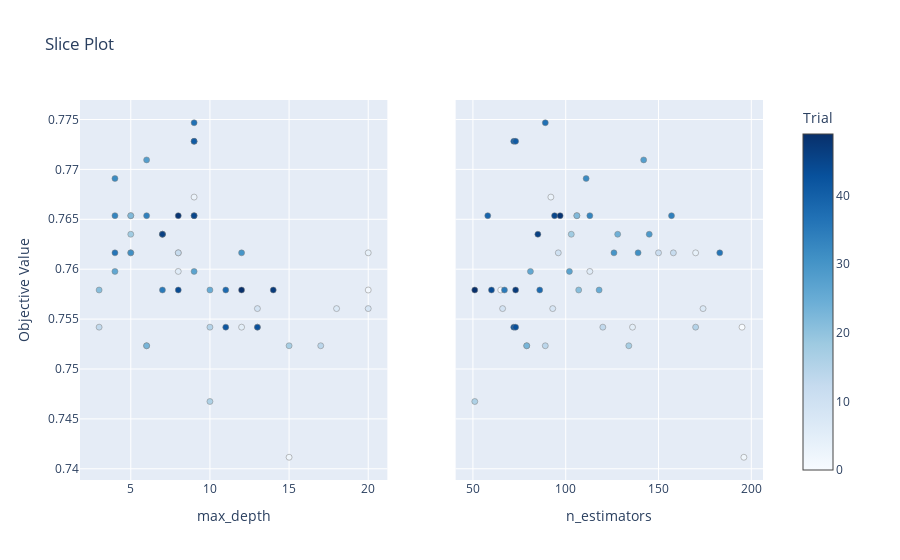

Notebook source saved alongside this figure:
### Code cell
# 3. slice plot
plot_slice(study).show()

### Figure 1 — Plotly figure (JSON) as saved in the notebook; plotly's stock layout.template omitted (floating-point values rounded to 4 significant figures)
{"data": [{"marker": {"color": [0, 1, 2, 3, 4, 5, 6, 7, 8, 9, 10, 11, 12, 13, 14, 15, 16, 17, 18, 19, 20, 21, 22, 23, 24, 25, 26, 27, 28, 29, 30, 31, 32, 33, 34, 35, 36, 37, 38, 39, 40, 41, 42, 43, 44, 45, 46, 47, 48, 49], "colorbar": {"title": {"text": "Trial"}, "x": 1, "xpad": 40}, "colorscale": [[0, "rgb(247,251,255)"], [0.125, "rgb(222,235,247)"], [0.25, "rgb(198,219,239)"], [0.375, "rgb(158,202,225)"], [0.5, "rgb(107,174,214)"], [0.625, "rgb(66,146,198)"], [0.75, "rgb(33,113,181)"], [0.875, "rgb(8,81,156)"], [1, "rgb(8,48,107)"]], "line": {"color": "Grey", "width": 0.5}, "showscale": true}, "mode": "markers", "name": "Feasible Trial", "showlegend": false, "type": "scatter", "x": [13, 20, 15, 9, 20, 12, 8, 18, 20, 13, 5, 8, 8, 3, 17, 10, 10, 15, 5, 5, 6, 3, 5, 6, 7, 10, 4, 9, 6, 7, 12, 5, 4, 4, 6, 7, 4, 9, 11, 9, 9, 9, 11, 13, 8, 9, 7, 14, 8, 12], "xaxis": "x", "y": [0.7542, 0.7579, 0.7412, 0.7672, 0.7616, 0.7542, 0.7598, 0.7561, 0.7561, 0.7561, 0.7616, 0.7616, 0.7616, 0.7542, 0.7523, 0.7542, 0.7467, 0.7523, 0.7635, 0.7654, 0.7523, 0.7579, 0.7654, 0.7523, 0.7635, 0.7579, 0.7598, 0.7598, 0.7709, 0.7635, 0.7616, 0.7616, 0.7691, 0.7654, 0.7654, 0.7579, 0.7616, 0.7747, 0.7579, 0.7654, 0.7728, 0.7728, 0.7542, 0.7542, 0.7579, 0.7654, 0.7635, 0.7579, 0.7654, 0.7579], "yaxis": "y"}, {"marker": {"color": [0, 1, 2, 3, 4, 5, 6, 7, 8, 9, 10, 11, 12, 13, 14, 15, 16, 17, 18, 19, 20, 21, 22, 23, 24, 25, 26, 27, 28, 29, 30, 31, 32, 33, 34, 35, 36, 37, 38, 39, 40, 41, 42, 43, 44, 45, 46, 47, 48, 49], "colorbar": {"title": {"text": "Trial"}, "x": 1, "xpad": 40}, "colorscale": [[0, "rgb(247,251,255)"], [0.125, "rgb(222,235,247)"], [0.25, "rgb(198,219,239)"], [0.375, "rgb(158,202,225)"], [0.5, "rgb(107,174,214)"], [0.625, "rgb(66,146,198)"], [0.75, "rgb(33,113,181)"], [0.875, "rgb(8,81,156)"], [1, "rgb(8,48,107)"]], "line": {"color": "Grey", "width": 0.5}, "showscale": false}, "mode": "markers", "name": "Feasible Trial", "showlegend": false, "type": "scatter", "x": [195, 65, 196, 92, 170, 136, 113, 174, 93, 66, 96, 150, 158, 120, 89, 170, 51, 134, 103, 106, 79, 107, 106, 79, 128, 118, 81, 102, 142, 145, 126, 139, 111, 113, 157, 67, 183, 89, 86, 58, 72, 73, 72, 73, 60, 94, 85, 73, 97, 51], "xaxis": "x2", "y": [0.7542, 0.7579, 0.7412, 0.7672, 0.7616, 0.7542, 0.7598, 0.7561, 0.7561, 0.7561, 0.7616, 0.7616, 0.7616, 0.7542, 0.7523, 0.7542, 0.7467, 0.7523, 0.7635, 0.7654, 0.7523, 0.7579, 0.7654, 0.7523, 0.7635, 0.7579, 0.7598, 0.7598, 0.7709, 0.7635, 0.7616, 0.7616, 0.7691, 0.7654, 0.7654, 0.7579, 0.7616, 0.7747, 0.7579, 0.7654, 0.7728, 0.7728, 0.7542, 0.7542, 0.7579, 0.7654, 0.7635, 0.7579, 0.7654, 0.7579], "yaxis": "y2"}], "layout": {"title": {"text": "Slice Plot"}, "xaxis": {"anchor": "y", "domain": [0, 0.45], "title": {"text": "max_depth"}}, "xaxis2": {"anchor": "y2", "domain": [0.55, 1], "title": {"text": "n_estimators"}}, "yaxis": {"anchor": "x", "domain": [0, 1], "title": {"text": "Objective Value"}}, "yaxis2": {"anchor": "x2", "domain": [0, 1], "matches": "y", "showticklabels": false}}}
